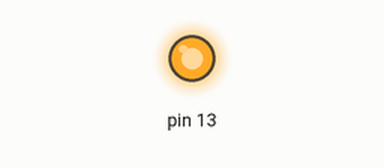
Recording of a sketch running on a simulated Arduino Uno, built with avr-gcc and run on an emulated ATmega328P. Shown: output pins drawn as LEDs (lit = HIGH).

Above: at 0.1 s.
At 125.1 s:
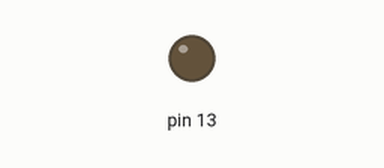
Timing chart, 0 to 126.6 s (numbered marks = the images above):
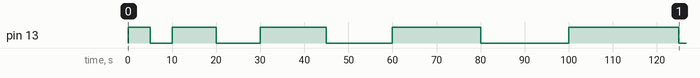

Measured:
- by itself, pin 13: LOW → HIGH at 0.00 s, → LOW 5.0 s later, → HIGH 5.0 s later, → LOW 10.0 s later, … (10 changes in this stretch)

The sketch:

ex1.ino
```cpp
void setup() {
  pinMode(13,OUTPUT);

}

int tempo = 0;

void loop() {
  tempo = tempo + 5000;
  digitalWrite(13,HIGH);
  delay(tempo);
  digitalWrite(13,LOW);
  delay(tempo);

}
```
